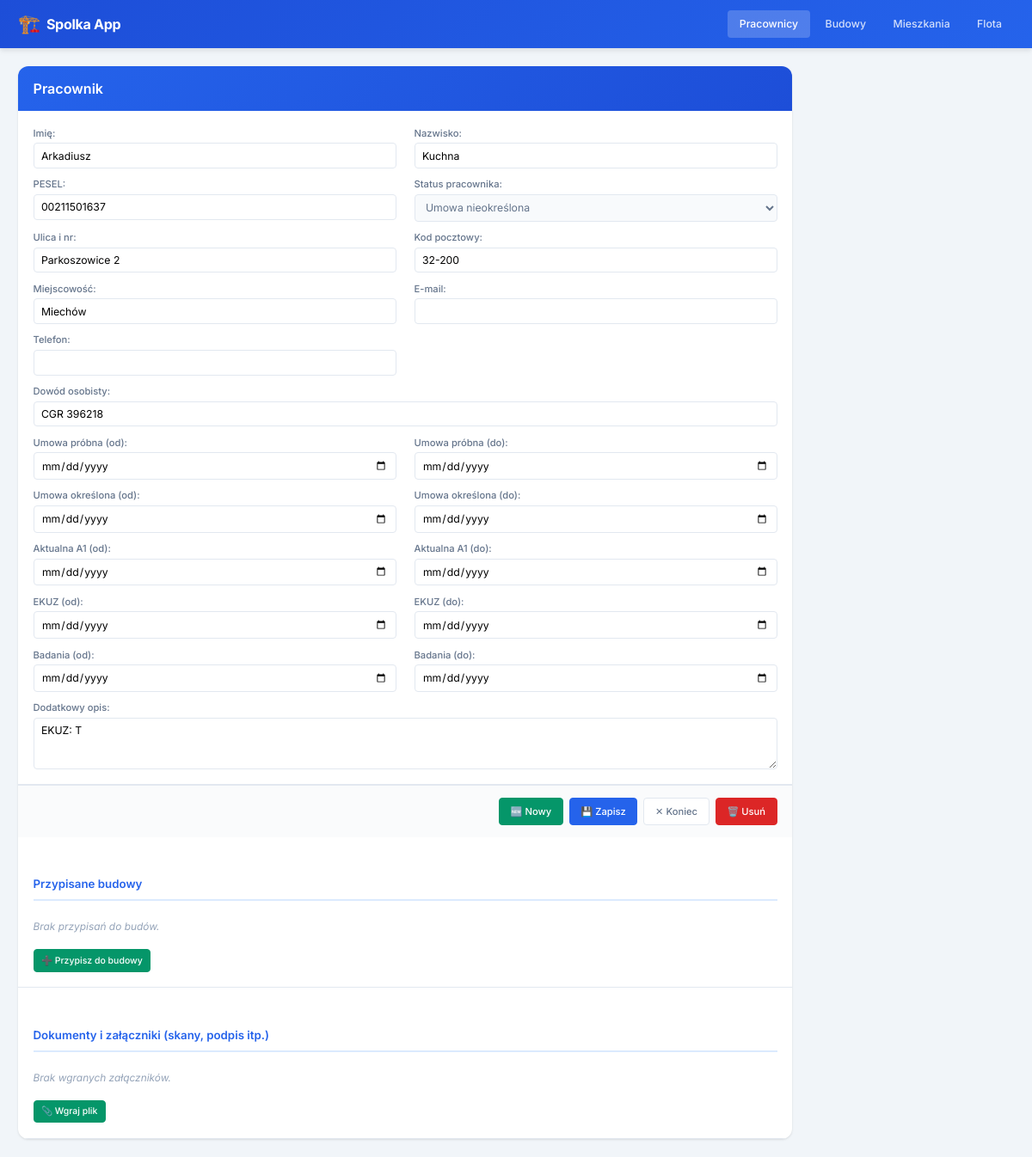
Screenshot of /pracownicy/2/ with the database file from the repository.
### kadry/models.py (models this page shows, shortened)
class Pracownik(models.Model):
    STATUS_CHOICES = [
        ("nieokreslona", "Umowa nieokreślona"),
        ("okreslona", "Umowa określona"),
        ("probna", "Umowa próbna"),
        ("rezygnacja", "Rezygnacja / Zwolniony"),
    ]
    imie = models.CharField("Imię", max_length=100)
    nazwisko = models.CharField("Nazwisko", max_length=100)
    pesel = models.CharField("PESEL", max_length=11, unique=True)
    ulica_nr = models.CharField("Ulica i nr", max_length=200, blank=True)
    kod_pocztowy = models.CharField("Kod pocztowy", max_length=10, blank=True)
    miejscowosc = models.CharField("Miejscowość", max_length=150, blank=True)
    email = models.EmailField("E-mail", blank=True)
    dowod_osobisty = models.CharField("Dowód osobisty", max_length=20, blank=True)
    telefon = models.CharField("Telefon", max_length=20, blank=True)
    status = models.CharField("Status pracownika", max_length=20, choices=STATUS_CHOICES, default="nieokreslona")
    umowa_probna_od = models.DateField("Umowa próbna (od)", null=True, blank=True)
    umowa_probna_do = models.DateField("Umowa próbna (do)", null=True, blank=True)
    umowa_okreslona_od = models.DateField("Umowa określona (od)", null=True, blank=True)
    umowa_okreslona_do = models.DateField("Umowa określona (do)", null=True, blank=True)
    a1_od = models.DateField("Aktualna A1 (od)", null=True, blank=True)
    a1_do = models.DateField("Aktualna A1 (do)", null=True, blank=True)
    ekuz_od = models.DateField("EKUZ (od)", null=True, blank=True)
    ekuz_do = models.DateField("EKUZ (do)", null=True, blank=True)
    badania_od = models.DateField("Badania (od)", null=True, blank=True)
    badania_do = models.DateField("Badania (do)", null=True, blank=True)
    opis = models.TextField("Dodatkowy opis", blank=True)
    data_utworzenia = models.DateTimeField("Data utworzenia", auto_now_add=True)
    class Meta:
        verbose_name = "Pracownik"
        verbose_name_plural = "Pracownicy"
        ordering = ["nazwisko", "imie"]

### kadry/views.py (the view)
# urls.py: path("pracownicy/<int:pk>/", views.pracownik_detail, name="pracownik_detail"),
def pracownik_detail(request, pk):
    obj = get_object_or_404(Pracownik, pk=pk)
    if request.method == "POST":
        form = PracownikForm(request.POST, instance=obj)
        if form.is_valid():
            form.save()
            django_messages.success(request, "Zapisano zmiany.")
            return redirect("pracownik_detail", pk=obj.pk)
    else:
        form = PracownikForm(instance=obj)
    przypisania = PracownikBudowa.objects.filter(pracownik=obj).select_related("budowa")
    przypisanie_form = PracownikBudowaForm(initial={"pracownik": obj})
    ct = ContentType.objects.get_for_model(Pracownik)
    zalaczniki = Zalacznik.objects.filter(content_type=ct, object_id=obj.pk)
    zalacznik_form = ZalacznikForm()
    context = {
        "form": form,
        "object": obj,
        "module_name": "Pracownik",
        "list_url_name": "pracownik_list",
        "przypisania": przypisania,
        "przypisanie_form": przypisanie_form,
        "zalaczniki": zalaczniki,
        "zalacznik_form": zalacznik_form,
        "content_type_id": ct.pk,
    }
    return render(request, "kadry/pracownik_form.html", context)

### kadry/forms.py
class PracownikBudowaForm(forms.ModelForm):
    class Meta:
        model = PracownikBudowa
        fields = ["budowa", "data_od", "data_do", "godziny"]
        widgets = {
            "budowa": forms.Select(attrs={"class": "form-input"}),
            "data_od": forms.DateInput(attrs={"class": "form-input", "type": "date"}),
            "data_do": forms.DateInput(attrs={"class": "form-input", "type": "date"}),
            "godziny": forms.NumberInput(attrs={"class": "form-input", "step": "0.1"}),
        }

### kadry/templates/kadry/pracownik_form.html (shortened to what this page needs)
{% extends "kadry/base.html" %}
{% block content %}
<div class="detail-view">
    <div class="detail-header">
        <h1 class="detail-title">{{ module_name }}</h1>
    </div>
    <form method="post" enctype="multipart/form-data" class="detail-form">
        <div class="form-section">
            <div class="form-grid">
                {% for field in form %}
                <div class="form-group {% if field.name == 'dowod_osobisty' or field.name == 'opis' %}form-group-wide{% endif %} {% if field.errors %}has-error{% endif %}">
                    <label class="form-label" for="{{ field.id_for_label }}">{{ field.label }}:</label>
                    {{ field }}
                </div>
                {% endfor %}
            </div>
        </div>
        <div class="form-actions">
            {% if object %}
            <a href="{% url 'pracownik_create' %}" class="btn btn-new">🆕 Nowy</a>
            {% endif %}
            <button type="submit" class="btn btn-save">💾 Zapisz</button>
            <a href="{% url list_url_name %}" class="btn btn-cancel">✕ Koniec</a>
            {% if object %}
            <a href="{% url 'pracownik_delete' pk=object.pk %}" class="btn btn-danger">🗑️ Usuń</a>
            {% endif %}
        </div>
    </form>
    {% if object %}
    <div class="form-section" style="margin-top: 2rem;">
        <h2 class="section-title">Przypisane budowy</h2>
        {% if przypisania %}
        <table class="data-table sub-table">
            <thead>
                <tr>
                    <th>Budowa</th>
                    <th>Data od</th>
                    <th>Data do</th>
                    <th>Akcje</th>
                </tr>
            </thead>
            <tbody>
                {% for p in przypisania %}
                <tr>
                    <td>{{ p.budowa }}</td>
                    <td>{{ p.data_od|default:"-" }}</td>
                    <td>{{ p.data_do|default:"-" }}</td>
                    <td>
                        <form method="post" action="{% url 'przypisanie_delete' pk=p.pk %}" style="display:inline">
                            {% csrf_token %}
                            <button type="submit" class="btn btn-sm btn-danger" title="Usuń przypisanie">✕</button>
                        </form>
                    </td>
                </tr>
                {% endfor %}
            </tbody>
        </table>
        {% else %}
        <p class="empty-text">Brak przypisań do budów.</p>
        {% endif %}
        <details class="inline-form-toggle">
            <summary class="btn btn-sm btn-add">➕ Przypisz do budowy</summary>
        </details>
    </div>
    {% endif %}
    {% if object %}
    <div class="form-section" style="margin-top: 2rem;">
        <h2 class="section-title">Dokumenty i załączniki (skany, podpis itp.)</h2>
        {% if zalaczniki %}
        <table class="data-table sub-table">
            <thead>
                <tr>
                    <th>Data</th>
                    <th>Typ załącznika</th>
                    <th>Plik</th>
                    <th>Opis</th>
                    <th>Akcje</th>
                </tr>
            </thead>
            <tbody>
                {% for z in zalaczniki %}
                <tr>
                    <td>{{ z.data_dodania|date:"Y-m-d H:i" }}</td>
                    <td>{{ z.get_typ_dokumentu_display }}</td>
                    <td><a href="{{ z.plik.url }}" target="_blank"
                            style="color: #0066cc; text-decoration: underline;">{{ z.plik.name|truncatechars:40 }}</a>
                    </td>
                    <td>{{ z.opis|default:"-" }}</td>
                    <td>
                        <form method="post" action="{% url 'zalacznik_delete' pk=z.pk %}" style="display:inline">
                            {% csrf_token %}
                            <button type="submit" class="btn btn-sm btn-danger" title="Usuń plik całkowicie"
                                onclick="return confirm('Trwale usunąć ten plik ze serwera?');">✕</button>
                        </form>
                    </td>
                </tr>
                {% endfor %}
            </tbody>
        </table>
        {% else %}
        <p class="empty-text">Brak wgranych załączników.</p>
        {% endif %}
        <details class="inline-form-toggle">
            <summary class="btn btn-sm btn-add">📎 Wgraj plik</summary>
        </details>
    </div>
    {% endif %}
</div>
{% endblock %}

### kadry/static/kadry/css/style.css (style rules this page uses)
*, *::before, *::after { box-sizing: border-box; margin: 0; padding: 0; }
:root { --primary: #2563EB; --primary-dark: #1D4ED8; --primary-light: #DBEAFE; --primary-bg: #EFF6FF; --accent-green: #059669; --accent-orange: #D97706; --accent-red: #DC2626; --bg-body: #F1F5F9; --bg-card: #FFFFFF; --text-primary: #1E293B; --text-secondary: #64748B; --text-muted: #94A3B8; --border: #E2E8F0; --border-focus: #93C5FD; --shadow: 0 1px 3px rgba(0,0,0,.08), 0 1px 2px rgba(0,0,0,.04); --shadow-md: 0 4px 6px rgba(0,0,0,.06), 0 2px 4px rgba(0,0,0,.04); --shadow-lg: 0 10px 15px rgba(0,0,0,.08), 0 4px 6px rgba(0,0,0,.04); --radius: 8px; --radius-sm: 4px; --radius-lg: 12px; --transition: all .2s ease; }
html { font-size: 14px; }
body { font-family: 'Inter', -apple-system, BlinkMacSystemFont, 'Segoe UI', sans-serif; background: var(--bg-body); color: var(--text-primary); line-height: 1.5; min-height: 100vh; }
a { color: var(--primary); text-decoration: none; }
.detail-view { background: var(--bg-card); border-radius: var(--radius-lg); box-shadow: var(--shadow); overflow: hidden; max-width: 900px; }
.detail-header { padding: 1rem 1.25rem; background: linear-gradient(135deg, var(--primary) 0%, var(--primary-dark) 100%); color: #fff; }
.detail-title { font-size: 1.15rem; font-weight: 600; }
.detail-form { padding: 0; }
.form-section { padding: 1.25rem; border-bottom: 1px solid var(--border); }
.section-title { font-size: .95rem; font-weight: 600; color: var(--primary); margin-bottom: 1rem; padding-bottom: .5rem; border-bottom: 2px solid var(--primary-light); }
.form-grid { display: grid; grid-template-columns: 1fr 1fr; gap: .75rem 1.5rem; }
.form-group { display: flex; flex-direction: column; gap: .2rem; }
.form-group-wide { grid-column: 1 / -1; }
.form-label { font-size: .8rem; font-weight: 500; color: var(--text-secondary); }
.form-input { padding: .45rem .6rem; border: 1px solid var(--border); border-radius: var(--radius-sm); font-size: .875rem; font-family: inherit; transition: var(--transition); background: #fff; width: 100%; }
.form-input:read-only { background: #F8FAFC; color: var(--text-secondary); }
textarea.form-input { resize: vertical; min-height: 60px; }
select.form-input { cursor: pointer; }
.inline-form-toggle { margin-top: .75rem; }
.empty-text { color: var(--text-muted); font-style: italic; font-size: .85rem; padding: .5rem 0; }
.form-actions { display: flex; justify-content: flex-end; gap: .5rem; padding: 1rem 1.25rem; background: #FAFBFC; border-top: 1px solid var(--border); }
.btn { display: inline-flex; align-items: center; gap: .35rem; padding: .45rem .9rem; border: 1px solid var(--border); border-radius: var(--radius-sm); font-size: .8rem; font-weight: 500; font-family: inherit; cursor: pointer; transition: var(--transition); background: var(--bg-card); color: var(--text-primary); text-decoration: none; white-space: nowrap; }
.btn-sm { padding: .3rem .6rem; font-size: .75rem; }
.btn-add { background: var(--accent-green); color: #fff; border-color: var(--accent-green); }
.btn-save { background: var(--primary); color: #fff; border-color: var(--primary); }
.btn-new { background: var(--accent-green); color: #fff; border-color: var(--accent-green); }
.btn-cancel { color: var(--text-secondary); }
.btn-danger { background: var(--accent-red); color: #fff; border-color: var(--accent-red); }

### rows the page displays
Pracownik: form "Arkadiusz" "Kuchna" "00211501637" "Umowa nieokreślona" "Parkoszowice 2" "32-200" "Miechów" "CGR 396218" "EKUZ: T"

### other values shown
{{ module_name }} "Pracownik"
{{ field.label }} "Imię" "Nazwisko" "PESEL" "Status pracownika" "Ulica i nr" "Kod pocztowy" "Miejscowość" "E-mail" "Telefon" "Dowód osobisty" "Umowa próbna (od)" "Umowa próbna (do)" "Umowa określona (od)" "Umowa określona (do)" "Aktualna A1 (od)" "Aktualna A1 (do)" "EKUZ (od)" "EKUZ (do)" "Badania (od)" "Badania (do)" "Dodatkowy opis"
